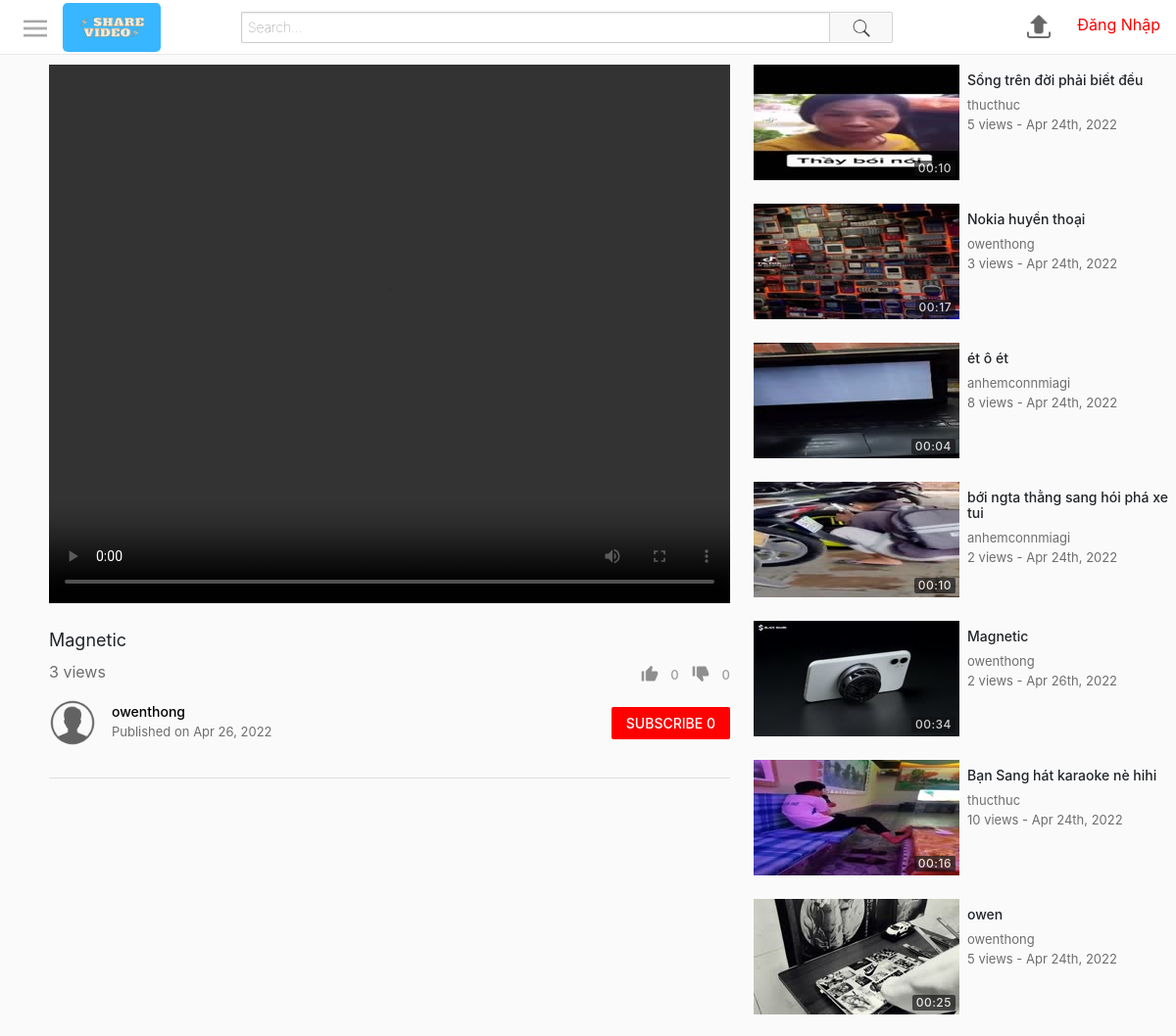
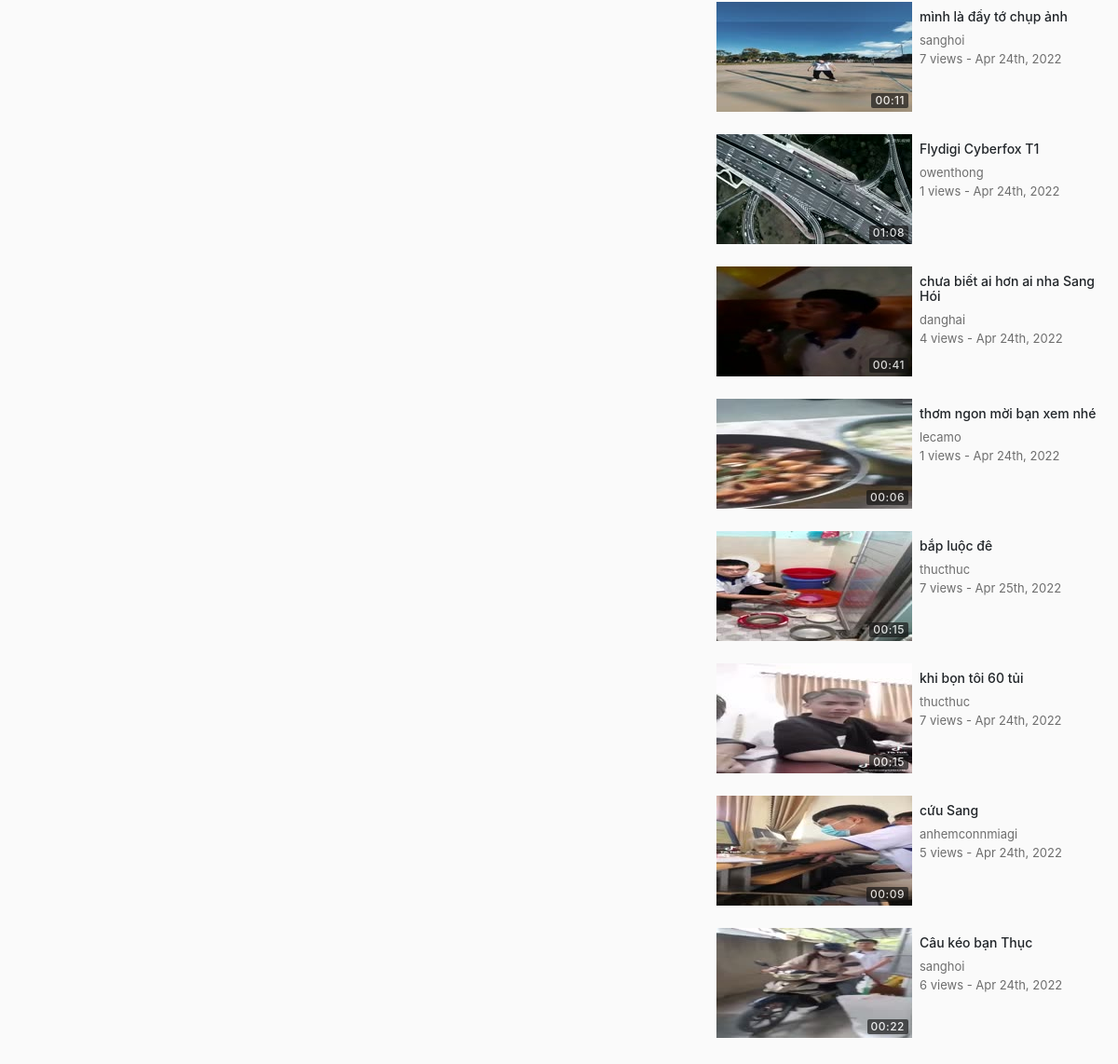
Page /watch.php?id=218 on the committed database (2 pictures, top to bottom).
### tables this page shows
CREATE TABLE `videos` (
  `id` int(11) NOT NULL,
  `uploadedBy` varchar(50) NOT NULL,
  `title` varchar(70) NOT NULL,
  `description` varchar(1000) NOT NULL,
  `privacy` int(11) NOT NULL,
  `filePath` varchar(250) NOT NULL,
  `category` int(11) NOT NULL,
  `uploadDate` datetime NOT NULL DEFAULT current_timestamp(),
  `views` int(11) NOT NULL,
  `duration` varchar(10) NOT NULL
);

CREATE TABLE `users` (
  `id` int(11) NOT NULL,
  `firstName` varchar(25) NOT NULL,
  `lastName` varchar(25) NOT NULL,
  `username` varchar(25) NOT NULL,
  `email` varchar(100) NOT NULL,
  `password` varchar(255) NOT NULL,
  `signUpDate` datetime NOT NULL DEFAULT current_timestamp(),
  `profilePic` varchar(255) NOT NULL
);

CREATE TABLE `thumbnails` (
  `id` int(11) NOT NULL,
  `videoId` int(11) NOT NULL,
  `filePath` varchar(250) NOT NULL,
  `selected` int(11) NOT NULL
);

### includes/classes/User.php (called while the page is built, shortened)
<?php
class User {
    private $con, $sqlData;
    public function __construct($con, $username) {
        $this->con = $con;
        $query = $this->con->prepare("SELECT * FROM users WHERE username = :un");
        $query->bindParam(":un", $username);
        $query->execute();
        $this->sqlData = $query->fetch(PDO::FETCH_ASSOC);
    }
    public static function isLoggedIn() {
        return isset($_SESSION["userLoggedIn"]);
    }
    public function getUsername() {
        return $this->sqlData["username"] ?? 'default value';
    }
    public function getProfilePic() {
        return $this->sqlData["profilePic"]  ?? 'default value';
    }
    public function isSubscribedTo($userTo) {
        $query = $this->con->prepare("SELECT * FROM subscribers WHERE userTo=:userTo AND userFrom=:userFrom");
        $query->bindParam(":userTo", $userTo);
        $query->bindParam(":userFrom", $username);
        $username = $this->getUsername();
        $query->execute();
        return $query->rowCount() > 0;
    }
    public function getSubscriberCount() {
        $query = $this->con->prepare("SELECT * FROM subscribers WHERE userTo=:userTo");
        $query->bindParam(":userTo", $username);
        $query->execute();
        return $query->rowCount();
    }
}
?>

### includes/classes/Video.php (called while the page is built, shortened)
<?php
class Video {
    private $con, $sqlData, $userLoggedInObj;
    public function __construct($con, $input, $userLoggedInObj) {
        $this->con = $con;
        $this->userLoggedInObj = $userLoggedInObj;
        if(is_array($input)) {
            $this->sqlData = $input;
        }
        else {
            $query = $this->con->prepare("SELECT * FROM videos WHERE id = :id");
            $query->bindParam(":id", $input);
            $query->execute();
            $this->sqlData = $query->fetch(PDO::FETCH_ASSOC);
        }
    }
    public function getId() {
        return $this->sqlData["id"];
    }
    public function getUploadedBy() {
        return $this->sqlData["uploadedBy"];
    }
    public function getTitle() {
        return $this->sqlData["title"];
    }
    public function getUploadDate() {
        $date = $this->sqlData["uploadDate"];
        return date("M j, Y", strtotime($date));
    }
    public function getTimeStamp() {
        $date = $this->sqlData["uploadDate"];
        return date("M jS, Y", strtotime($date));
    }
    public function getViews() {
        return $this->sqlData["views"];
    }
    public function getDuration() {
        return $this->sqlData["duration"];
    }
    public function incrementViews() {
        $videoId = $this->getId();
        $this->sqlData["views"] = $this->sqlData["views"] + 1;
    }
    public function getLikes() {
        $query = $this->con->prepare("SELECT count(*) as 'count' FROM likes WHERE videoId = :videoId");
        $query->bindParam(":videoId", $videoId);
        $query->execute();
        $data = $query->fetch(PDO::FETCH_ASSOC);
        return $data["count"];
    }
    public function getDislikes() {
        $query = $this->con->prepare("SELECT count(*) as 'count' FROM dislikes WHERE videoId = :videoId");
        $query->bindParam(":videoId", $videoId);
        $query->execute();
        $data = $query->fetch(PDO::FETCH_ASSOC);
        return $data["count"];
    }
    public function wasLikedBy() {
        $query = $this->con->prepare("SELECT * FROM likes WHERE username=:username AND videoId=:videoId");
        $query->bindParam(":username", $username);
        $query->bindParam(":videoId", $id);
        $id = $this->getId();
        $username = $this->userLoggedInObj->getUsername();
        $query->execute();
        return $query->rowCount() > 0;
    }
    public function wasDislikedBy() {
        $query = $this->con->prepare("SELECT * FROM dislikes WHERE username=:username AND videoId=:videoId");
        $query->bindParam(":username", $username);
        $query->bindParam(":videoId", $id);
        $query->execute();
        return $query->rowCount() > 0;
    }
    public function getThumbnail() {
        $query = $this->con->prepare("SELECT filePath FROM thumbnails WHERE videoId=:videoId AND selected=1");
        $query->bindParam(":videoId", $videoId);
        $videoId = $this->getId();
        $query->execute();
        return $query->fetchColumn();
    }
}
?>

### includes/classes/VideoGridItem.php (the view)
<?php
class VideoGridItem {
    private $video, $largeMode;
    public function __construct($video, $largeMode) {
        $this->video = $video;
        $this->largeMode = $largeMode;
    }
    public function create() {
        $thumbnail = $this->createThumbnail();
        $details = $this->createDetails();
        $url = "watch.php?id=" . $this->video->getId();
        return "<a href='$url'>
                    <div class='videoGridItem'>
                        $thumbnail
                        $details
                    </div>
                </a>";
    }
    private function createThumbnail() {
        $thumbnail = $this->video->getThumbnail();
        $duration = $this->video->getDuration();
        return "<div class='thumbnail'>
                    <img src='$thumbnail'>
                    <div class='duration'>
                        <span>$duration</span>
                    </div>
                </div>";
    }
    private function createDetails() {
        $title = $this->video->getTitle();
        $username = $this->video->getUploadedBy();
        $views = $this->video->getViews();
        $description = $this->createDescription();
        $timestamp = $this->video->getTimeStamp();
        return "<div class='details'>
                    <h3 class='title'>$title</h3>
                    <span class='username'>$username</span>
                    <div class='stats'>
                        <span class='viewCount'>$views views - </span>
                        <span class='timeStamp'>$timestamp</span>
                    </div>
                    $description
                </div>";
    }
    private function createDescription() {
        if(!$this->largeMode) {
            return "";
        }
        else {
            $description = $this->video->getDescription();
            $description = (strlen($description) > 350) ? substr($description, 0, 347) . "..." : $description;
            return "<span class='description'>$description</span>";
        }
    }
}
?>

### includes/classes/ButtonProvider.php (shortened to what this page needs)
<?php
class ButtonProvider {
    public static $signInFunction = "notSignedIn()";
    public static function createLink($link) {
        return User::isLoggedIn() ? $link : ButtonProvider::$signInFunction;
    }
    public static function createButton($text, $imageSrc, $action, $class) {
        $image = ($imageSrc == null) ? "" : "<img src='$imageSrc'>";
        $action  = ButtonProvider::createLink($action);
        return "<button class='$class' onclick='$action'>
                    $image
                    <span class='text'>$text</span>
                </button>";
    }
    public static function createUserProfileButton($con, $username) {
        $userObj = new User($con, $username);
        $profilePic = $userObj->getProfilePic();
        $link = "profile.php?username=$username";
        return "<a href='$link'>
                    <img src='$profilePic' class='profilePicture'>
                </a>";
    }
    public static function createSubscriberButton($con, $userToObj, $userLoggedInObj) {
        $userTo = $userToObj->getUsername();
        $userLoggedIn = $userLoggedInObj->getUsername();
        $isSubscribedTo = $userLoggedInObj->isSubscribedTo($userTo);
        $buttonText = $isSubscribedTo ? "SUBSCRIBED" : "SUBSCRIBE";
        $buttonText .= " " . $userToObj->getSubscriberCount();
        $buttonClass = $isSubscribedTo ? "unsubscribe button" : "subscribe button";
        $action = "subscribe(\"$userTo\", \"$userLoggedIn\", this)";
        $button = ButtonProvider::createButton($buttonText, null, $action, $buttonClass);
        return "<div class='subscribeButtonContainer'>
                    $button
                </div>";
    }
    public static function createUserProfileNavigationButton($con, $username) {
        if(User::isLoggedIn()) {
            return ButtonProvider::createUserProfileButton($con, $username);
        }
        else {
            return "<a href='signIn.php'>
                        <span class='signInLink'>Đăng Nhập</span>
                    </a>";
        }
    }
}
?>

### includes/classes/VideoInfoSection.php
<?php
require_once("includes/classes/VideoInfoControls.php");
class VideoInfoSection {
    private $con, $video, $userLoggedInObj;
    public function __construct($con, $video, $userLoggedInObj) {
        $this->con = $con;
        $this->video = $video;
        $this->userLoggedInObj = $userLoggedInObj;
    }
    public function create() {
        return $this->createPrimaryInfo() . $this->createSecondaryInfo();
    }
    private function createPrimaryInfo() {
        $title = $this->video->getTitle();
        $views = $this->video->getViews();
        $videoInfoControls = new VideoInfoControls($this->video, $this->userLoggedInObj);
        $controls = $videoInfoControls->create();
        return "<div class='videoInfo'>
                    <h1>$title</h1>
                    <div class='bottomSection'>
                        <span class='viewCount'>$views views</span>
                        $controls
                    </div>
                </div>";
    }
    private function createSecondaryInfo() {
        $description = $this->video->getDescription();
        $uploadDate = $this->video->getUploadDate();
        $uploadedBy = $this->video->getUploadedBy();
        $profileButton = ButtonProvider::createUserProfileButton($this->con, $uploadedBy);
        if($uploadedBy == $this->userLoggedInObj->getUsername()) {
            $actionButton = ButtonProvider::createEditVideoButton($this->video->getId());
        }
        else {
            $userToObject = new User($this->con, $uploadedBy);
            $actionButton = ButtonProvider::createSubscriberButton($this->con, $userToObject, $this->userLoggedInObj);
        }
        return "<div class='secondaryInfo'>
                    <div class='topRow'>
                        $profileButton
                        <div class='uploadInfo'>
                            <span class='owner'>
                                <a href='profile.php?username=$uploadedBy'>
                                    $uploadedBy
                                </a>
                            </span>
                            <span class='date'>Published on $uploadDate</span>
                        </div>
                        $actionButton
                    </div>
                    <div class='descriptionContainer'>
                        $description
                    </div>
                </div>";
    }
}
?>

### includes/classes/VideoGrid.php (shortened to what this page needs)
<?php
class VideoGrid {
    private $con, $userLoggedInObj;
    private $largeMode = false;
    private $gridClass = "videoGrid";
    public function __construct($con, $userLoggedInObj) {
        $this->con = $con;
        $this->userLoggedInObj = $userLoggedInObj;
    }
    public function create($videos, $title, $showFilter) {
        if($videos == null) {
            $gridItems = $this->generateItems();
        }
        else {
            $gridItems = $this->generateItemsFromVideos($videos);
        }
        $header = "";
        return "$header
                <div class='$this->gridClass'>
                    $gridItems
                </div>";
    }
    public function generateItems() {
        $query = $this->con->prepare("SELECT * FROM videos ORDER BY RAND() LIMIT 15");
        $query->execute();
        $elementsHtml = "";
        while($row = $query->fetch(PDO::FETCH_ASSOC)) {
            $video = new Video($this->con, $row, $this->userLoggedInObj);
            $item = new VideoGridItem($video, $this->largeMode);
            $elementsHtml .= $item->create();
        }
        return $elementsHtml;
    }
}
?>

### assets/css/style.css (style rules this page uses)
html, body { height: 100%; padding: 0; margin: 0; }
.videoInfo { width: 100%; padding: 20px 0 8px 0; }
.videoInfo h1 { display: block; overflow: hidden; font-size: 18px; font-weight: 400; line-height: 24px; }
.videoInfo .bottomSection { display: flex; }
.videoInfo .bottomSection .viewCount { color: rgba(17, 17, 17, 0.6); font-size: 16px; flex: 1; }
.videoInfo .bottomSection .controls button { padding: 0; background-color: transparent; border: none; color: rgba(17, 17, 17, 0.4); font-weight: 500; font-size: 13px; cursor: pointer; }
.videoInfo .bottomSection .controls button img { height: 20px; width: 20px; margin: 4px 8px 8px 8px; }
.secondaryInfo .topRow { display: flex; margin-bottom: 12px; }
.profilePicture { height: 100%; }
.secondaryInfo .topRow .profilePicture { margin-right: 16px; width: 48px; height: 48px; border-radius: 50%; }
.secondaryInfo .topRow .uploadInfo { flex: 1; display: flex; flex-direction: column; margin-right: 10px; }
.secondaryInfo .topRow .uploadInfo .date { color: rgba(17,17,17,0.6); font-size: 13px; font-weight: 400; }
.secondaryInfo { border-bottom: 1px solid #dedede; padding-bottom: 20px; margin-bottom: 20px; }
.secondaryInfo .topRow .button { padding: 6px 15px; cursor: pointer; font-weight: 500; border-radius: 2px; border: none; font-size: 14px; }
.secondaryInfo .topRow .subscribeButtonContainer, .secondaryInfo .topRow .editVideoButtonContainer { display: flex; flex-direction: column; justify-content: center; }
.subscribeButtonContainer .subscribe { background-color: #f00; color: #fff; }
.secondaryInfo .topRow .uploadInfo .owner a { font-size: 14px; font-weight: 500; color: #000; }
.videoGrid { display: flex; flex-wrap: wrap; }
.suggestions .videoGridItem { display: flex; height: auto; }
.videoGridItem { height: 200px; margin-right: 4px; margin-bottom: 24px; }
.videoGridItem .thumbnail { width: 210px; height: 118px; position: relative; }
.suggestions .videoGridItem .thumbnail { margin-right: 8px; }
.videoGridItem .thumbnail img { width: 100%; height: 100%; }
.videoGridItem .thumbnail .duration { bottom: 0; right: 0; position: absolute; margin: 4px; color: #fff; background-color: rgba(17,17,17,0.8); opacity: 0.8; padding: 2px 4px; border-radius: 2px; letter-spacing: 0.5px; font-size: 12px; font-weight: 500; line-height: 12px; }
.videoGridItem .details { padding-right: 24px; position: relative; cursor: pointer; display: flex; flex-direction: column; width: 210px; }
.suggestions .videoGridItem .details { padding-right: 0; flex: 1; }
.videoGridItem .details .title { margin: 8px 0; max-height: 32px; overflow: hidden; font-size: 14px; font-weight: 500; line-height: 16px; color: #212529; }
.videoGridItem .details .username, .videoGridItem .details .stats { color: rgba(17,17,17,0.6); font-size: 13px; overflow-x: hidden; text-overflow: ellipsis; white-space: nowrap; }
.signInLink { color: #f00; margin-left: 15px; }

### rows in the picture
videos: title "Magnetic", uploadedBy "owenthong", uploadDate "Apr 26, 2022", thumbnails.filePath (picture), duration "00:34", views "2", uploadDate "Apr 26th, 2022"
users: profilePic (placeholder picture)
videos: thumbnails.filePath (picture), duration "00:10", title "Sống trên đời phải biết đều", uploadedBy "thucthuc", views "5", uploadDate "Apr 24th, 2022"
videos: thumbnails.filePath (picture), duration "00:17", title "Nokia huyền thoại", uploadedBy "owenthong", views "3", uploadDate "Apr 24th, 2022"
videos: thumbnails.filePath (picture), duration "00:04", title "ét ô ét", uploadedBy "anhemconnmiagi", views "8", uploadDate "Apr 24th, 2022"
videos: thumbnails.filePath (picture), duration "00:10", title "bới ngta thằng sang hói phá xe tui", uploadedBy "anhemconnmiagi", views "2", uploadDate "Apr 24th, 2022"
videos: thumbnails.filePath (picture), duration "00:16", title "Bạn Sang hát karaoke nè hihi", uploadedBy "thucthuc", views "10", uploadDate "Apr 24th, 2022"
videos: thumbnails.filePath (picture), duration "00:25", title "owen", uploadedBy "owenthong", views "5", uploadDate "Apr 24th, 2022"
videos: thumbnails.filePath (picture), duration "00:11", title "mình là đầy tớ chụp ảnh", uploadedBy "sanghoi", views "7", uploadDate "Apr 24th, 2022"
videos: thumbnails.filePath (picture), duration "01:08", title "Flydigi Cyberfox T1", uploadedBy "owenthong", views "1", uploadDate "Apr 24th, 2022"
videos: thumbnails.filePath (picture), duration "00:41", title "chưa biết ai hơn ai nha Sang Hói", uploadedBy "danghai", views "4", uploadDate "Apr 24th, 2022"
videos: thumbnails.filePath (picture), duration "00:06", title "thơm ngon mời bạn xem nhé", uploadedBy "lecamo", views "1", uploadDate "Apr 24th, 2022"
videos: thumbnails.filePath (picture), duration "00:15", title "bắp luộc đê", uploadedBy "thucthuc", views "7", uploadDate "Apr 25th, 2022"
videos: thumbnails.filePath (picture), duration "00:15", title "khi bọn tôi 60 tủi", uploadedBy "thucthuc", views "7", uploadDate "Apr 24th, 2022"
videos: thumbnails.filePath (picture), duration "00:09", title "cứu Sang", uploadedBy "anhemconnmiagi", views "5", uploadDate "Apr 24th, 2022"
videos: thumbnails.filePath (picture), duration "00:22", title "Câu kéo bạn Thục", uploadedBy "sanghoi", views "6", uploadDate "Apr 24th, 2022"

### other values in the picture
$views "3"
$text "0 0 SUBSCRIBE 0"
